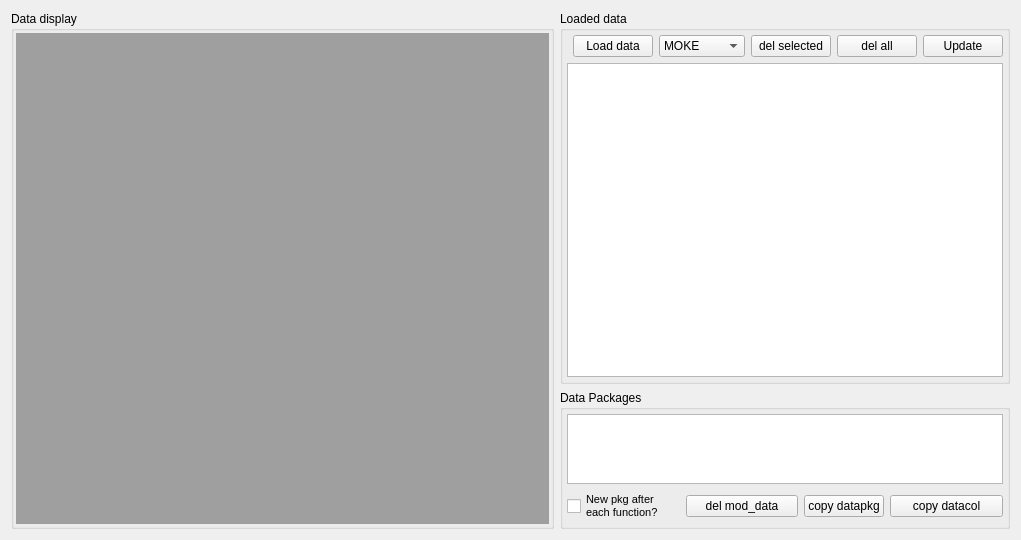
          <widget class="QWidget" name="tab_hys_series">
           <attribute name="title">
            <string>Series of Hystereses</string>
           </attribute>
           <layout class="QGridLayout" name="gridLayout_30">
            <item row="0" column="1">
             <widget class="QGroupBox" name="hys_metadata_panel_s">
              <property name="sizePolicy">
               <sizepolicy hsizetype="Preferred" vsizetype="Preferred">
                <horstretch>4</horstretch>
                <verstretch>6</verstretch>
               </sizepolicy>
              </property>
              <property name="title">
               <string>Loaded data</string>
              </property>
              <layout class="QGridLayout" name="gridLayout_28">
               <property name="leftMargin">
                <number>4</number>
               </property>
               <property name="topMargin">
                <number>4</number>
               </property>
               <property name="rightMargin">
                <number>4</number>
               </property>
               <property name="bottomMargin">
                <number>4</number>
               </property>
               <item row="0" column="1">
                <widget class="QPushButton" name="hys_btn_load_data_s">
                 <property name="toolTip">
                  <string>Load in new data with the dataformat given by the dropdown menu</string>
                 </property>
                 <property name="text">
                  <string>Load data</string>
                 </property>
                </widget>
               </item>
               <item row="1" column="0" colspan="6">
                <widget class="DragDropTableWidget" name="hys_table_metadata_s">
                 <property name="acceptDrops">
                  <bool>true</bool>
                 </property>
                 <property name="styleSheet">
                  <string notr="true">QHeaderView::section {
        background-color: rgb(45, 55, 65);
}</string>
                 </property>
                 <property name="selectionBehavior">
                  <enum>QAbstractItemView::SelectRows</enum>
                 </property>
                 <property name="sortingEnabled">
                  <bool>true</bool>
                 </property>
                </widget>
               </item>
               <item row="0" column="5">
                <widget class="QPushButton" name="hys_btn_update_all_s">
                 <property name="sizePolicy">
                  <sizepolicy hsizetype="Fixed" vsizetype="Fixed">
                   <horstretch>0</horstretch>
                   <verstretch>0</verstretch>
                  </sizepolicy>
                 </property>
                 <property name="toolTip">
                  <string>Updates all tables, the status bar and the figure canvas</string>
                 </property>
                 <property name="text">
                  <string>Update</string>
                 </property>
                </widget>
               </item>
               <item row="0" column="3">
                <widget class="QPushButton" name="hys_del_dataset_s">
                 <property name="toolTip">
                  <string>Delete the choosen dataset </string>
                 </property>
                 <property name="text">
                  <string>del selected</string>
                 </property>
                </widget>
               </item>
               <item row="0" column="4">
                <widget class="QPushButton" name="hys_del_all_dataset_s">
                 <property name="text">
                  <string>del all</string>
                 </property>
                </widget>
               </item>
               <item row="0" column="2">
                <widget class="QComboBox" name="hys_load_dataformat_s">
                 <property name="toolTip">
                  <string>Dropdown menu to choose dataformat for file dropdown and load button to the left</string>
                 </property>
                 <property name="currentText">
                  <string>MOKE</string>
                 </property>
                 <item>
                  <property name="text">
                   <string>MOKE</string>
                  </property>
                 </item>
                 <item>
                  <property name="text">
                   <string>VSM</string>
                  </property>
                 </item>
                 <item>
                  <property name="text">
                   <string>Kerr</string>
                  </property>
                 </item>
                 <item>
                  <property name="text">
                   <string>AFM</string>
                  </property>
                 </item>
                 <item>
                  <property name="text">
                   <string>SRIM</string>
                  </property>
                 </item>
                 <item>
                  <property name="text">
                   <string>MUMAX3</string>
                  </property>
                 </item>
                 <item>
                  <property name="text">
                   <string>Kerr_imgs</string>
                  </property>
                 </item>
                </widget>
               </item>
              </layout>
             </widget>
            </item>
            <item row="1" column="1">
             <widget class="QGroupBox" name="hys_data_packages_s">
              <property name="sizePolicy">
               <sizepolicy hsizetype="Preferred" vsizetype="Preferred">
                <horstretch>4</horstretch>
                <verstretch>1</verstretch>
               </sizepolicy>
              </property>
              <property name="title">
               <string>Data Packages</string>
              </property>
              <layout class="QGridLayout" name="gridLayout_29">
               <property name="leftMargin">
                <number>4</number>
               </property>
               <property name="topMargin">
                <number>4</number>
               </property>
               <property name="rightMargin">
                <number>4</number>
               </property>
               <property name="bottomMargin">
                <number>4</number>
               </property>
               <item row="1" column="0">
                <widget class="QCheckBox" name="hys_new_data_flag_s">
                 <property name="font">
                  <font>
                   <pointsize>8</pointsize>
                  </font>
                 </property>
                 <property name="toolTip">
                  <string>Let every function create its own, new data package</string>
                 </property>
                 <property name="text">
                  <string>New pkg after 
each function?</string>
                 </property>
                </widget>
               </item>
               <item row="1" column="2">
                <widget class="QPushButton" name="hys_copy_datapkg_s">
                 <property name="sizePolicy">
                  <sizepolicy hsizetype="Fixed" vsizetype="Fixed">
                   <horstretch>0</horstretch>
                   <verstretch>0</verstretch>
                  </sizepolicy>
                 </property>
                 <property name="minimumSize">
                  <size>
                   <width>70</width>
                   <height>0</height>
                  </size>
                 </property>
                 <property name="toolTip">
                  <string>Takes the selected datapackage and creates an identical copy</string>
                 </property>
                 <property name="text">
                  <string>copy datapkg</string>
                 </property>
                </widget>
               </item>
               <item row="1" column="3">
                <widget class="QPushButton" name="hys_copy_datacol_s">
                 <property name="toolTip">
                  <string>copies the selected column(s) within the selected data package</string>
                 </property>
                 <property name="text">
                  <string>copy datacol</string>
                 </property>
                </widget>
               </item>
               <item row="1" column="1">
                <widget class="QPushButton" name="hys_del_mod_data_s">
                 <property name="sizePolicy">
                  <sizepolicy hsizetype="Minimum" vsizetype="Fixed">
                   <horstretch>0</horstretch>
                   <verstretch>1</verstretch>
                  </sizepolicy>
                 </property>
                 <property name="toolTip">
                  <string>Delete the choosen data package including log and results. Not possible for raw data</string>
                 </property>
                 <property name="text">
                  <string>del mod_data</string>
                 </property>
                </widget>
               </item>
               <item row="0" column="0" colspan="4">
                <widget class="ExportTableWidget" name="hys_table_datapkg_s">
                 <property name="sizePolicy">
                  <sizepolicy hsizetype="Expanding" vsizetype="Expanding">
                   <horstretch>5</horstretch>
                   <verstretch>0</verstretch>
                  </sizepolicy>
                 </property>
                 <property name="styleSheet">
                  <string notr="true">QHeaderView::section {
        background-color: rgb(45, 55, 65);
}</string>
                 </property>
                 <property name="selectionBehavior">
                  <enum>QAbstractItemView::SelectColumns</enum>
                 </property>
                </widget>
               </item>
              </layout>
             </widget>
            </item>
            <item row="0" column="0" rowspan="2">
             <widget class="QGroupBox" name="hys_data_panel_s">
              <property name="sizePolicy">
               <sizepolicy hsizetype="Preferred" vsizetype="Preferred">
                <horstretch>10</horstretch>
                <verstretch>0</verstretch>
               </sizepolicy>
              </property>
              <property name="title">
               <string>Data display</string>
              </property>
              <layout class="QGridLayout" name="gridLayout_31">
               <property name="leftMargin">
                <number>2</number>
               </property>
               <property name="topMargin">
                <number>2</number>
               </property>
               <property name="rightMargin">
                <number>2</number>
               </property>
               <property name="bottomMargin">
                <number>2</number>
               </property>
               <item row="0" column="0">
                <widget class="QMdiArea" name="hys_mdi_data"/>
               </item>
              </layout>
             </widget>
            </item>
           </layout>
          </widget>
